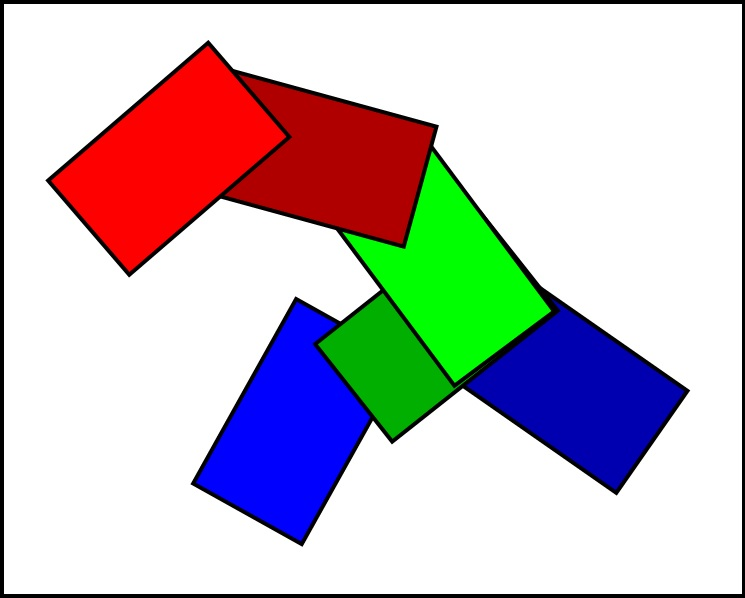
#> input picture testImages/understanding opencv/understandingThresholdingAndMasking[225].jpg, 745 x 598 px, found by its file name
$ python thresholdObject.py
#> lines starting #> are read from the running program, lines starting #| are printed output that depends on the picture; after the words box and inside, x2 and y2 are one past the last pixel; in counts of white or black regions, pixels touching at a corner belong together
import cv2
import numpy as np

c=int(input("enter a number used for thresholding where\n 0 is for blue\n 1 is for green\n 2 is for red\n"))
#> the answer given: 1
img=cv2.imread('C:\\Users\\ajayr\\OneDrive\\Documents\\MyProjects\\AugmentoSteer\\testImages\\understanding opencv\\understandingThresholdingAndMasking[225].jpg')
#> img is the input picture: shape (598, 745, 3); mean B, G, R 196, 191.4, 198.1
color=np.zeros(np.shape(img[:,:,0]))
out=np.zeros(np.shape(img[:,:]))
for i in range(len(color)):
    for j in range(len(color[0])):
            if(img[i][j][c]>=250):
                color[i][j] = 1
            elif(img[i][j][c]<250):
                color[i][j]=0
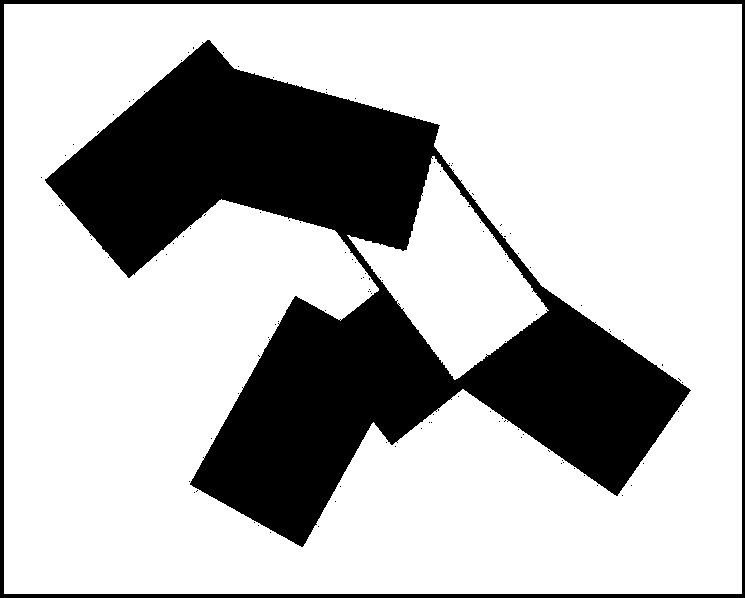
#> color: shape (598, 745) float64; values 0 (black) and 1 (white), 72.9% white; 115 black regions (113 under 20 px), largest, box (x1, y1, x2, y2) and area: (45, 40, 691, 547) 110394, (0, 0, 745, 598) 10090
out[:,:,0] = np.multiply(img[:,:,0],color)
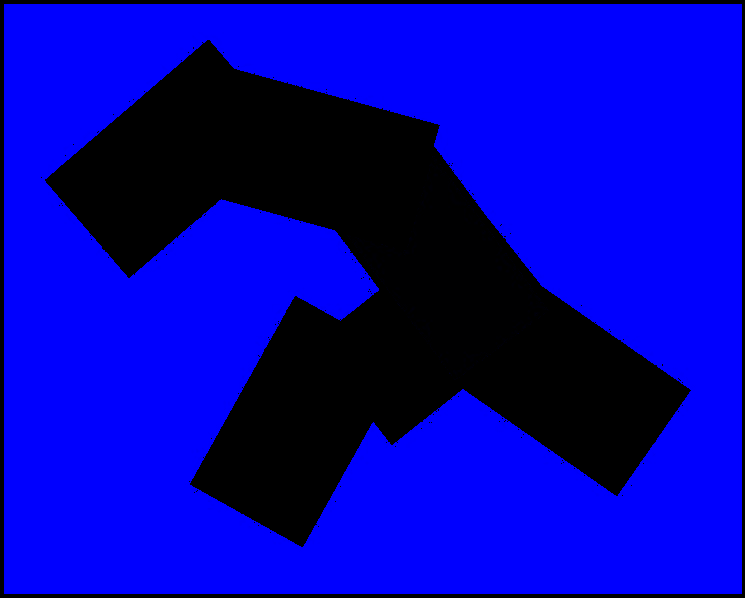
#> out: shape (598, 745, 3) float64; mean B, G, R 175.2, 0, 0
out[:,:,1] = np.multiply(img[:,:,1],color)
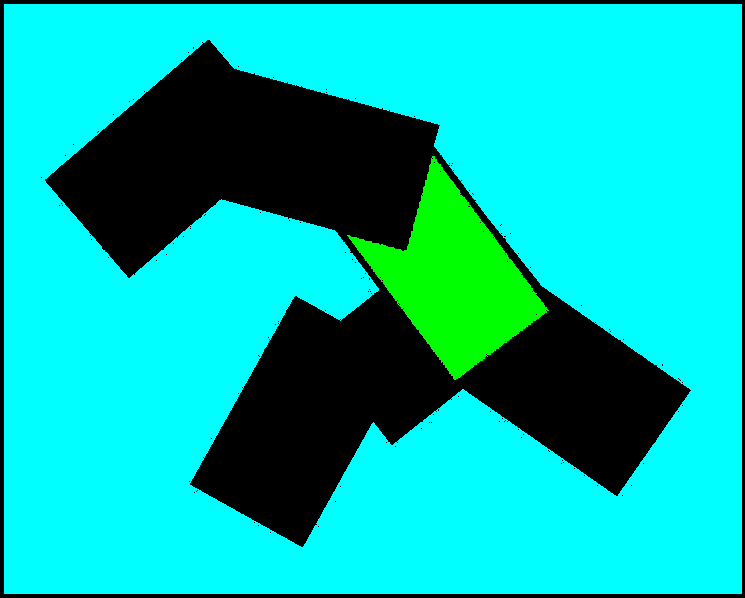
#> out: shape (598, 745, 3) float64; mean B, G, R 175.2, 185.9, 0
out[:,:,2] = np.multiply(img[:,:,2],color)
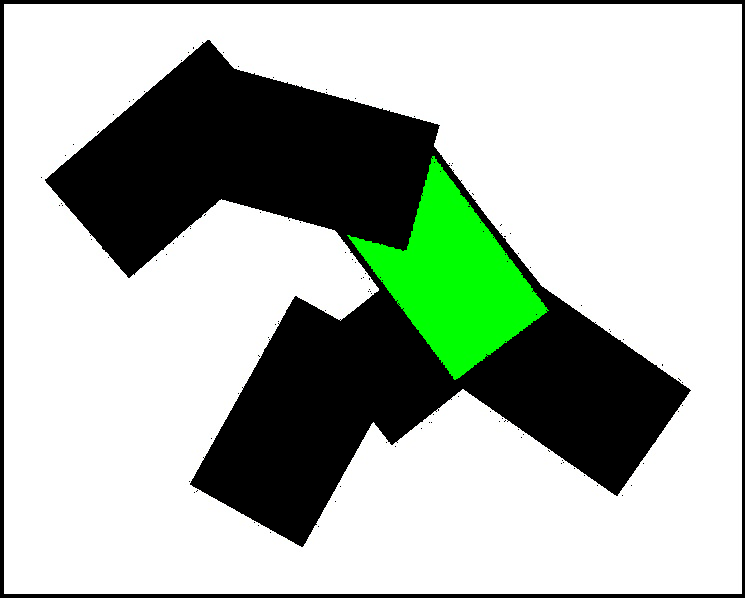
#> out: shape (598, 745, 3) float64; mean B, G, R 175.2, 185.9, 175.2
cv2.imshow('masked',out)
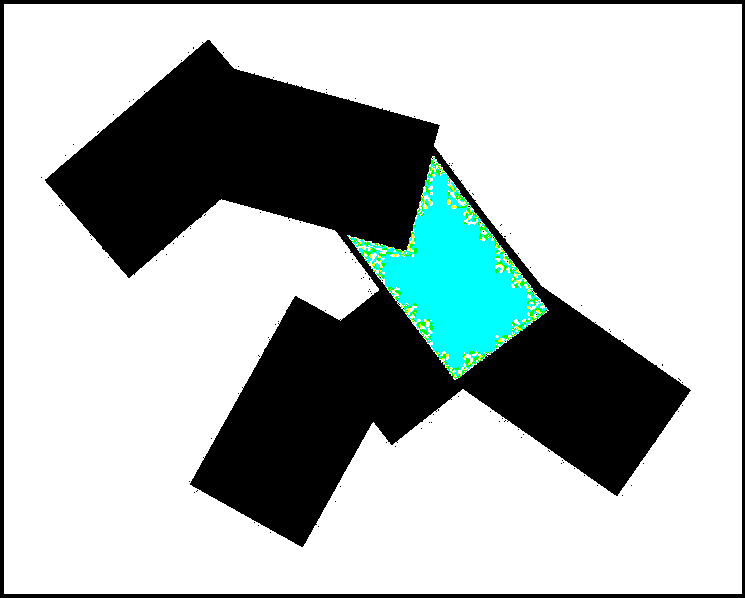
#> window 'masked': shape (598, 745, 3); mean B, G, R 184.9, 186, 176.6
cv2.imshow('orginal',img)
cv2.waitKey(0)

cv2.destroyAllWindows()
